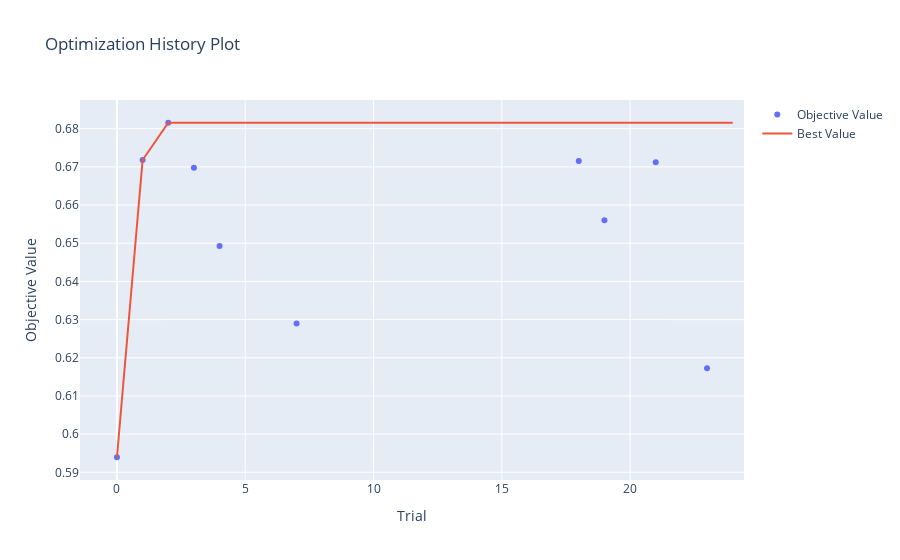

Notebook source saved alongside this figure:
### Markdown cell above
#### Plots con Optuna

### Code cell
plot_optimization_history(study)

### Figure 1 — Plotly figure (JSON) as saved in the notebook; plotly's stock layout.template omitted (floating-point values rounded to 4 significant figures)
{"data": [{"mode": "markers", "name": "Objective Value", "type": "scatter", "x": [0, 1, 2, 3, 4, 7, 18, 19, 21, 23], "y": [0.5939, 0.6718, 0.6816, 0.6698, 0.6493, 0.629, 0.6715, 0.656, 0.6712, 0.6173]}, {"mode": "lines", "name": "Best Value", "type": "scatter", "x": [0, 1, 2, 3, 4, 5, 6, 7, 8, 9, 10, 11, 12, 13, 14, 15, 16, 17, 18, 19, 20, 21, 22, 23, 24], "y": [0.5939, 0.6718, 0.6816, 0.6816, 0.6816, 0.6816, 0.6816, 0.6816, 0.6816, 0.6816, 0.6816, 0.6816, 0.6816, 0.6816, 0.6816, 0.6816, 0.6816, 0.6816, 0.6816, 0.6816, 0.6816, 0.6816, 0.6816, 0.6816, 0.6816]}, {"marker": {"color": "#cccccc"}, "mode": "markers", "name": "Infeasible Trial", "showlegend": false, "type": "scatter", "x": [], "y": []}], "layout": {"title": {"text": "Optimization History Plot"}, "xaxis": {"title": {"text": "Trial"}}, "yaxis": {"title": {"text": "Objective Value"}}}}
